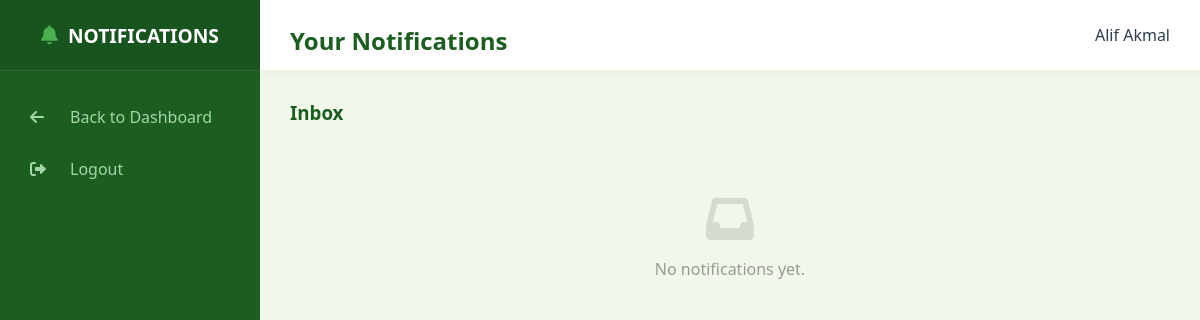
The app's page /notifications (signed in), older data.
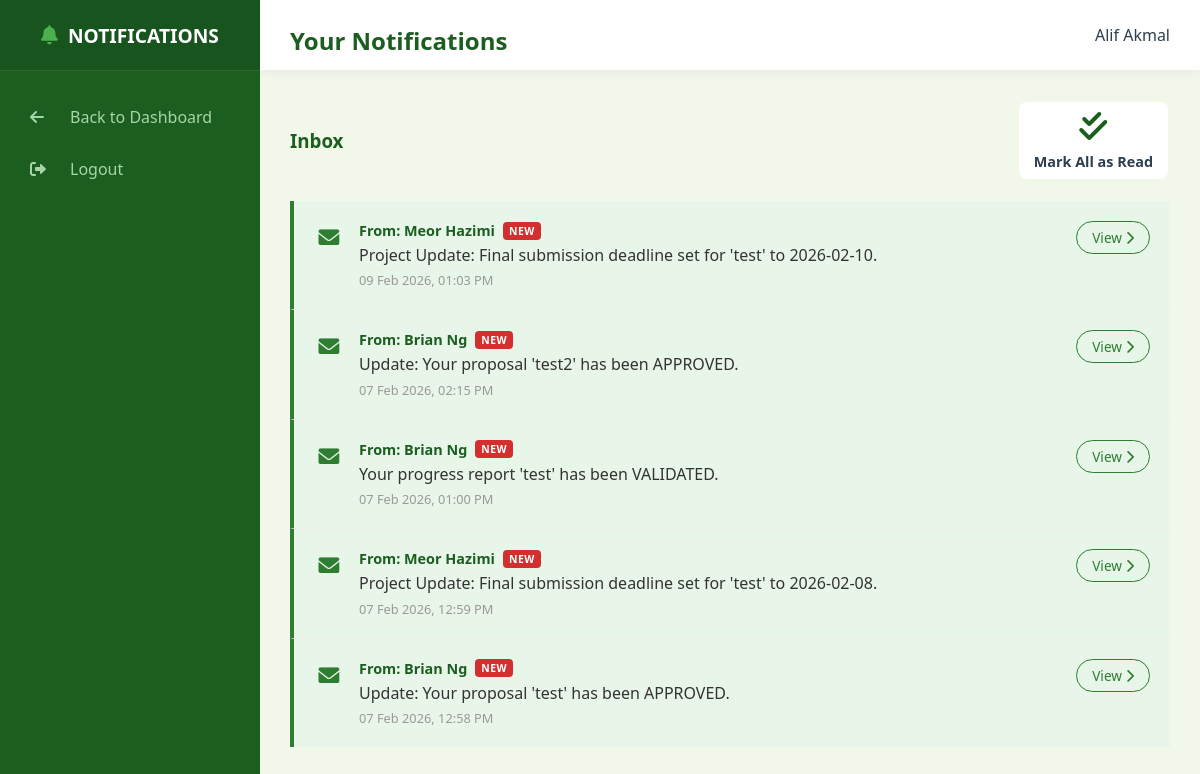
The same page, newer data.
### models.py (models this page shows, shortened)
class User(db.Model):
    __tablename__ = "user"
    mmu_id = db.Column(db.String(15), primary_key=True)
    name = db.Column(db.String(150), nullable=False)
    email = db.Column(db.String(100), unique=True, nullable=False)
    password = db.Column(db.String(100), nullable=False)
    faculty = db.Column(db.String(100), nullable=False)
    user_role = db.Column(db.String(25), nullable=False)
    profile_image = db.Column(db.String(20), nullable=False, default="default.jpg")
    phone_number = db.Column(db.String(20), nullable=True)
    admin_profile = db.relationship(
        "Admin", backref="user_info", uselist=False, cascade="all, delete-orphan"
    )
    researcher_profile = db.relationship(
        "Researcher", backref="user_info", uselist=False, cascade="all, delete-orphan"
    )
    reviewer_profile = db.relationship(
        "Reviewer", backref="user_info", uselist=False, cascade="all, delete-orphan"
    )
    hod_profile = db.relationship(
        "HOD", backref="user_info", uselist=False, cascade="all, delete-orphan"
    )

class Notification(db.Model):
    __tablename__ = "notification"
    id = db.Column(db.Integer, primary_key=True)
    recipient_id = db.Column(
        db.String(15), db.ForeignKey("user.mmu_id"), nullable=False
    )
    sender_id = db.Column(db.String(15), db.ForeignKey("user.mmu_id"), nullable=True)
    message = db.Column(db.String(255), nullable=False)
    link = db.Column(db.String(255), nullable=True)
    is_read = db.Column(db.Boolean, default=False)
    timestamp = db.Column(db.DateTime, default=malaysia_now)
    recipient = db.relationship(
        "User", foreign_keys=[recipient_id], backref="notifications_received"
    )
    sender = db.relationship(
        "User", foreign_keys=[sender_id], backref="notifications_sent"
    )

### routes/auth_routes.py (the view)
@auth_bp.route("/notifications")
def view_notifications():
    if "user_id" not in session:
        return redirect(url_for("auth.main_login"))
    user_id = session["user_id"]
    notifs = (
        Notification.query.filter_by(recipient_id=user_id)
        .order_by(Notification.timestamp.desc())
        .all()
    )
    return render_template(
        "notifications.html", notifications=notifs, user=User.query.get(user_id)
    )

### main.py (called while the page is built)
@app.context_processor
def inject_notifications():
    if "user_id" in session:
        unread = Notification.query.filter_by(recipient_id=session["user_id"], is_read=False).count()
        return dict(unread_notifications=unread)
    return dict(unread_notifications=0)

### templates/notifications.html (shortened to what this page needs)
<!DOCTYPE html>
<html lang="en">
<head>
    <link rel="stylesheet" type="text/css" href="{{ url_for('static', filename='style.css') }}">
    <link rel="stylesheet" href="https://cdnjs.cloudflare.com/ajax/libs/font-awesome/6.0.0/css/all.min.css">
</head>
<body>
    <div class="dashboard-container">
        <div class="sidebar">
            <div class="sidebar-header"><i class="fas fa-bell"
                    style="margin-right: 10px; color: var(--secondary-color);"></i> NOTIFICATIONS</div>
            <ul class="sidebar-menu">
                <li><a href="javascript:history.back()"><i class="fas fa-arrow-left"></i> Back to Dashboard</a></li>
                <li><a href="{{ url_for('auth.logout') }}"><i class="fas fa-sign-out-alt"></i> Logout</a></li>
            </ul>
        </div>
        <div class="main-content">
            <div class="top-bar">
                <h2>Your Notifications</h2> <span>{{ user.name }}</span>
            </div>
            <div class="content-wrapper">
                <div style="display: flex; justify-content: space-between; align-items: center; margin-bottom: 20px;">
                    <h3 style="margin: 0; color: #1b5e20;">Inbox</h3>
                    {% if unread_notifications > 0 %}
                    <a href="{{ url_for('auth.mark_all_notifications_read') }}" class="btn-outline"
                        style="font-size: 0.9rem; padding: 8px 15px;">
                        <i class="fas fa-check-double"></i> Mark All as Read
                    </a>
                    {% endif %}
                </div>
                <div class="section-card" style="padding: 0; overflow: hidden;">
                    {% for n in notifications %}
                    <div class="notif-item {% if not n.is_read %}unread{% endif %}">
                        <div class="notif-icon">
                            {% if not n.is_read %}
                            <i class="fas fa-envelope" style="color: #2e7d32;"></i>
                            {% else %}
                            <i class="fas fa-envelope-open" style="color: #ccc;"></i>
                            {% endif %}
                        </div>
                        <div class="notif-content">
                            <div class="notif-sender">
                                {% if n.sender %}From: {{ n.sender.name }}{% else %}System Message{% endif %}
                                {% if not n.is_read %}
                                <span class="badge-new">NEW</span>
                                {% endif %}
                            </div>
                            <div class="notif-text">{{ n.message }}</div>
                            <div class="notif-time">{{ n.timestamp.strftime('%d %b %Y, %I:%M %p') }}</div>
                        </div>
                        {% if n.link %}
                        <div class="notif-action">
                            <a href="{{ url_for('auth.click_notification', notif_id=n.id) }}" class="btn-sm">
                                View <i class="fas fa-chevron-right"></i>
                            </a>
                        </div>
                        {% endif %}
                    </div>
                    {% else %}
                    <div style="padding: 50px; text-align: center; color: #999;">
                        <i class="fas fa-inbox"
                            style="font-size: 3rem; margin-bottom: 15px; display: block; opacity: 0.3;"></i>
                        No notifications yet.
                    </div>
                    {% endfor %}
                </div>
            </div>
        </div>
    </div>
</body>
</html>

### static/style.css (style rules this page uses)
:root { --primary-color: #1b5e20; --secondary-color: #4caf50; --accent-color: #ffc107; --bg-light: #f1f8e9; --white: #ffffff; --text-dark: #2c3e50; --text-muted: #607d8b; --sidebar-width: 260px; --shadow: 0 4px 6px rgba(0, 0, 0, 0.1); }
body { font-family: 'Segoe UI', 'Roboto', Helvetica, Arial, sans-serif; margin: 0; padding: 0; background-color: var(--bg-light); color: var(--text-dark); }
.dashboard-container { display: flex; min-height: 100vh; }
.sidebar { width: var(--sidebar-width); background-color: var(--primary-color); color: white; display: flex; flex-direction: column; position: fixed; height: 100%; z-index: 100; }
.sidebar-header { height: 70px; display: flex; align-items: center; justify-content: center; background-color: rgba(0, 0, 0, 0.1); font-size: 1.2rem; font-weight: bold; border-bottom: 1px solid rgba(255, 255, 255, 0.1); }
.sidebar-menu { list-style: none; padding: 0; margin: 20px 0; }
.sidebar-menu li a { display: flex; align-items: center; padding: 15px 25px; color: #a5d6a7; text-decoration: none; transition: 0.3s; border-left: 5px solid transparent; }
.sidebar-menu li a i { width: 30px; margin-right: 10px; }
.main-content { margin-left: var(--sidebar-width); width: calc(100% - var(--sidebar-width)); background-color: var(--bg-light); display: flex; flex-direction: column; min-height: 100vh; }
.top-bar { width: 100%; height: 70px; background: white; display: flex; align-items: center; justify-content: space-between; padding: 0 30px; box-shadow: 0 2px 10px rgba(0, 0, 0, 0.05); box-sizing: border-box; position: sticky; top: 0; z-index: 50; }
body { margin: 0; }
.dashboard-container { display: flex; min-height: 100vh; width: 100%; }
.sidebar { width: 260px; flex-shrink: 0; }
.main-content { flex: 1; display: flex; flex-direction: column; width: 100%; }
.content-wrapper { padding: 30px; }
.btn-outline { background: white; border: 2px solid var(--bg-light); color: var(--text-dark); padding: 20px; border-radius: 10px; text-decoration: none; font-weight: 600; transition: all 0.3s; display: flex; flex-direction: column; align-items: center; justify-content: center; }
.btn-outline i { font-size: 2rem; margin-bottom: 10px; color: var(--primary-color); }
h2 { margin-bottom: 0.5rem; color: var(--primary-color); }
.notif-item { padding: 20px; border-bottom: 1px solid #eee; display: flex; align-items: flex-start; gap: 15px; background-color: white; transition: background-color 0.2s; }
.notif-item:last-child { border-bottom: none; }
.notif-item.unread { background-color: #e8f5e9; border-left: 4px solid #2e7d32; }
.notif-item.unread .notif-sender { color: #1b5e20; font-weight: 700; }
.notif-icon { font-size: 1.3rem; margin-top: 2px; width: 30px; text-align: center; }
.notif-content { flex: 1; }
.notif-sender { font-size: 0.9rem; font-weight: 600; color: #666; margin-bottom: 4px; display: flex; align-items: center; gap: 8px; }
.notif-text { font-size: 1rem; color: #333; margin-bottom: 5px; line-height: 1.4; }
.notif-time { font-size: 0.8rem; color: #999; }
.badge-new { background-color: #d32f2f; color: white; font-size: 0.65rem; padding: 2px 6px; border-radius: 4px; font-weight: bold; letter-spacing: 0.5px; text-transform: uppercase; }
.btn-sm { text-decoration: none; color: #2e7d32; border: 1px solid #2e7d32; padding: 6px 15px; border-radius: 20px; font-size: 0.85rem; transition: all 0.2s; white-space: nowrap; display: inline-block; }

Row changes from the older to the newer data that the page shows:
added Notification: is_read False (drawn), sender.name "Meor Hazimi", message "Project Update: Final submission deadline set for 'test' to 2026-02-10.", timestamp "09 Feb 2026, 01:03 PM"
added Notification: is_read False (drawn), sender.name "Brian Ng", message "Update: Your proposal 'test2' has been APPROVED.", timestamp "07 Feb 2026, 02:15 PM"
added Notification: is_read False (drawn), sender.name "Brian Ng", message "Your progress report 'test' has been VALIDATED.", timestamp "07 Feb 2026, 01:00 PM"
added Notification: is_read False (drawn), sender.name "Meor Hazimi", message "Project Update: Final submission deadline set for 'test' to 2026-02-08.", timestamp "07 Feb 2026, 12:59 PM"
added Notification: is_read False (drawn), sender.name "Brian Ng", message "Update: Your proposal 'test' has been APPROVED.", timestamp "07 Feb 2026, 12:58 PM"
Text that changed along with them:
text no longer shown: "No notifications yet."
text now shown: "Mark All as Read"
